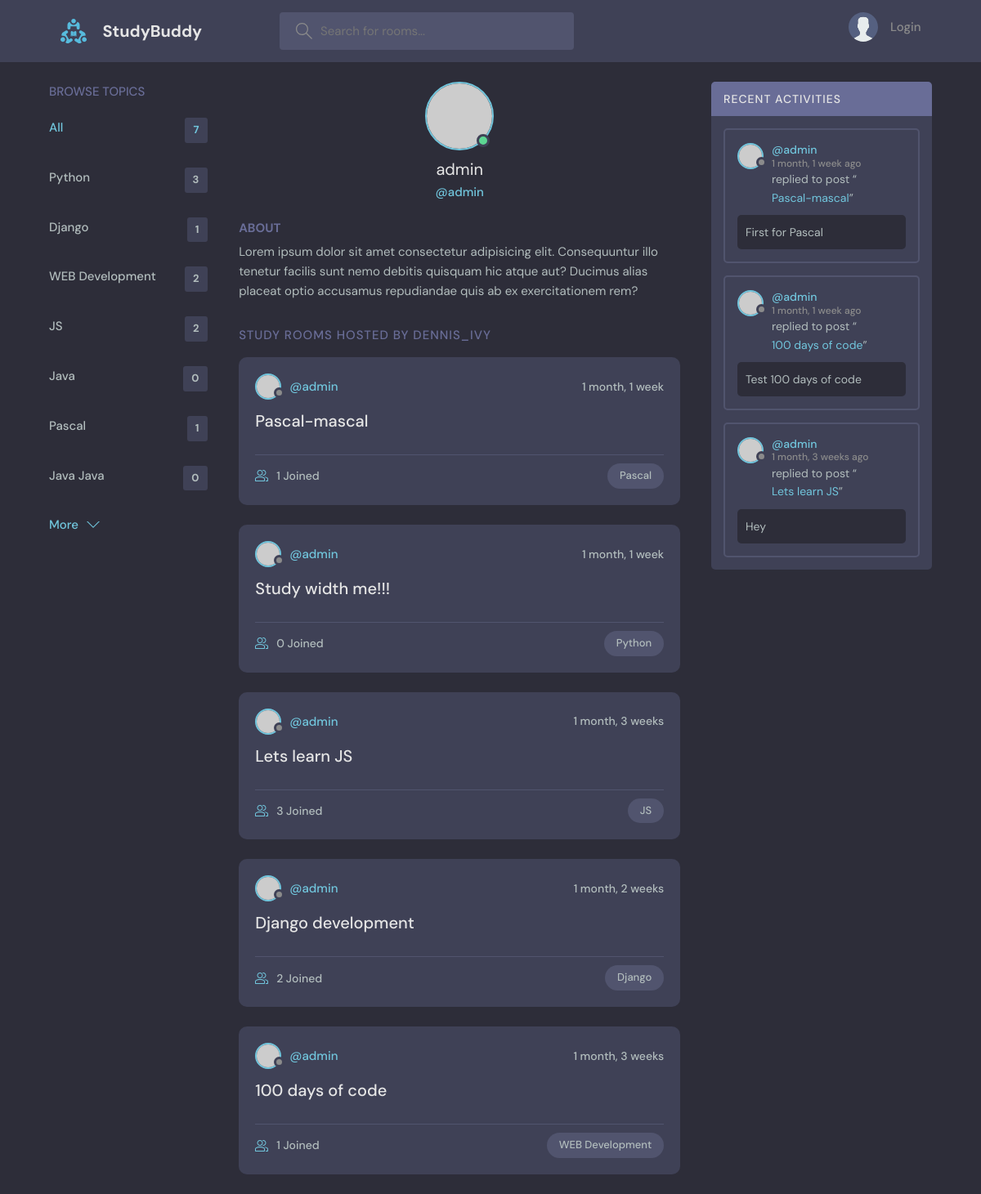
The app's page /profile/1 with its own data.
### base/models.py (models this page shows, shortened)
class Topic(models.Model):
    name = models.CharField(max_length=254)

class Room(models.Model):
    host = models.ForeignKey(User, on_delete=models.SET_NULL, null=True)
    topic = models.ForeignKey(Topic, on_delete=models.SET_NULL, null=True)
    name = models.CharField(max_length=254,)
    description = models.TextField(null=True, blank=True)
    participants = models.ManyToManyField(User, related_name='participants', blank=True)
    updated = models.DateTimeField(auto_now=True)
    created = models.DateTimeField(auto_now_add=True)
    class Meta:
        ordering = ['-updated','-created']
    def __str__(self):
        return self.name

class Message(models.Model):
    user = models.ForeignKey(User, on_delete=models.CASCADE)
    room = models.ForeignKey(Room, on_delete=models.CASCADE)
    body = models.TextField()
    updated = models.DateTimeField(auto_now=True)
    created = models.DateTimeField(auto_now_add=True)
    class Meta:
        ordering = ['-updated','-created']

### base/views.py (the view)
# urls.py: path('profile/<str:pk>', views.userProfile, name="user-profile"),
def userProfile(request, pk):
    user = User.objects.get(id=pk)
    rooms = user.room_set.all()
    room_messages = user.message_set.all().order_by('-created')
    topics = Topic.objects.all()
    context = {
    'user':user,
    'rooms':rooms,
    'room_messages':room_messages,
    'topics':topics,
    }
    return render(request, 'base/profile.html', context)

### base/templates/base/profile.html (shortened to what this page needs)
{% extends 'main.html' %}
{% block content %}
  <main class="profile-page layout layout--3">
    <div class="container">
      {% include 'base/topics_component.html'%}
      <div class="roomList">
        <div class="profile">
          <div class="profile__avatar">
            <div class="avatar avatar--large active">
              <img src="https://randomuser.me/api/portraits/men/11.jpg" />
            </div>
          </div>
          <div class="profile__info">
            <h3>{{user.username}}</h3>
            <p>@{{user.username}}</p>
          </div>
          <div class="profile__about">
            <h3>About</h3>
            <p>
              Lorem ipsum dolor sit amet consectetur adipisicing elit. Consequuntur illo tenetur
              facilis sunt nemo debitis quisquam hic atque aut? Ducimus alias placeat optio
              accusamus repudiandae quis ab ex exercitationem rem?
            </p>
          </div>
        </div>
        <div class="roomList__header">
          <div>
            <h2>Study Rooms Hosted by dennis_ivy</a>
            </h2>
          </div>
        </div>
        {% include 'base/feed_component.html'%}
      </div>
      {% include 'base/activity_component.html'%}
    </div>
  </main>
{% endblock %}

### templates/main.html (shortened to what this page needs)
<!DOCTYPE html>
{% load static %}
<html lang="en">
  <head>
    <link rel="stylesheet" href="{% static 'styles/style.css'%}" />
  </head>
  <body>
    {% include 'navbar.html'%}
    {% block content %}
    {% endblock %}
  </body>
</html>

### templates/navbar.html (shortened to what this page needs)
{% load static %}
<header class="header header--loggedIn">
    <div class="container">
      <a href="{%  url 'home' %}" class="header__logo">
        <img src="{% static 'images/logo.svg' %}" />
        <h1>StudyBuddy</h1>
      </a>
      <form class="header__search"  action="{% url 'home' %}" method="GET">
        <label>
          <input name="q" placeholder="Search for rooms..." />
        </label>
      </form>
      <nav class="header__menu">
        {% if request.user.is_authenticated %}
            <div class="header__user">
            <a href="{% url 'update-user' %}">
                <div class="avatar avatar--medium active">
                <img src="https://randomuser.me/api/portraits/men/37.jpg" />
                </div>
                <p>{{request.user.username}}<span>@{{request.user.username}}</span></p>
            </a>
            <button class="dropdown-button">
                <svg version="1.1" xmlns="http://www.w3.org/2000/svg" width="32" height="32" viewBox="0 0 32 32">
                <title>chevron-down</title>
                <path d="M16 21l-13-13h-3l16 16 16-16h-3l-13 13z"></path>
                </svg>
            </button>
            </div>
        {% else %}
            <a href="{% url 'login' %}">
                <img src="{% static 'images/avatar.svg' %}" alt="">
                <p>Login</p>
            </a>
        {% endif %}
       </nav>
    </div>
  </header>

### base/templates/base/topics_component.html
<div class="topics">
    <div class="topics__header">
      <h2>Browse Topics</h2>
    </div>
    <ul class="topics__list">
      <li>
        <a href="{% url 'home' %}" class="active">All <span>{{topics.count}}</span></a>
      </li>
      {% for topic in topics %}
      <li>
        <a href="{% url 'home' %}?q={{topic.name}}">{{topic.name}}<span>{{topic.room_set.all.count}}</span></a>
      </li>
      {% endfor %}
    </ul>
    <a class="btn btn--link" href="topics.html">
      More
      <svg version="1.1" xmlns="http://www.w3.org/2000/svg" width="32" height="32" viewBox="0 0 32 32">
        <title>chevron-down</title>
        <path d="M16 21l-13-13h-3l16 16 16-16h-3l-13 13z"></path>
      </svg>
    </a>
  </div>

### base/templates/base/feed_component.html (shortened to what this page needs)
{% for room in rooms %}
<div class="roomListRoom">
    <div class="roomListRoom__header">
      <a href="{% url 'user-profile' room.host.id %}" class="roomListRoom__author">
        <div class="avatar avatar--small">
          <img src="https://randomuser.me/api/portraits/women/11.jpg" />
        </div>
        <span>@{{room.host.username}}</span>
      </a>
      <div class="roomListRoom__actions">
        <span>{{room.created|timesince}}</span>
      </div>
    </div>
    <div class="roomListRoom__content">
      <a href="{% url 'room' room.id %}">{{room.name}}</a>
    </div>
    <div class="roomListRoom__meta">
      <a href="{% url 'room' room.id %}" class="roomListRoom__joined">
        {{room.participants.all.count}} Joined
      </a>
      <p class="roomListRoom__topic">{{room.topic.name}}</p>
    </div>
  </div>
{% endfor %}

### base/templates/base/activity_component.html (shortened to what this page needs)
<div class="activities">
    <div class="activities__header">
      <h2>Recent Activities</h2>
    </div>
    {% for message in room_messages %}
    <div class="activities__box">
      <div class="activities__boxHeader roomListRoom__header">
        <a href="{% url 'user-profile' message.user.id %}" class="roomListRoom__author">
          <div class="avatar avatar--small">
            <img src="https://randomuser.me/api/portraits/women/11.jpg" />
          </div>
          <p>@{{message.user}}
            <span>{{message.created|timesince}} ago</span>
          </p>
        </a>
      </div>
      <div class="activities__boxContent">
        <p>replied to post “<a href="{% url 'room' message.room.id %}">{{message.room}}</a>”</p>
        <div class="activities__boxRoomContent">
            {{message.body}}
        </div>
      </div>
    </div>
    {% endfor %}
  </div>

### records on screen
Topic: name "Python", room_set.all.count "3"
Topic: name "Django", room_set.all.count "1"
Topic: name "WEB Development", room_set.all.count "2"
Topic: name "JS", room_set.all.count "2"
Topic: name "Java", room_set.all.count "0"
Topic: name "Pascal", room_set.all.count "1"
Topic: name "Java Java", room_set.all.count "0"
Room: host.username "admin", created "1 month, 1 week", name "Pascal-mascal", participants.all.count "1", topic.name "Pascal"
Room: host.username "admin", created "1 month, 1 week", name "Study width me!!!", participants.all.count "0", topic.name "Python"
Room: host.username "admin", created "1 month, 3 weeks", name "Lets learn JS", participants.all.count "3", topic.name "JS"
Room: host.username "admin", created "1 month, 2 weeks", name "Django development", participants.all.count "2", topic.name "Django"
Room: host.username "admin", created "1 month, 3 weeks", name "100 days of code", participants.all.count "1", topic.name "WEB Development"
Message: user "admin", created "1 month, 1 week", room "Pascal-mascal", body "First for Pascal"
Message: user "admin", created "1 month, 1 week", room "100 days of code", body "Test 100 days of code"
Message: user "admin", created "1 month, 3 weeks", room "Lets learn JS", body "Hey"

### other values on screen
{{ topics.count }} "7"
{{ user.username }} "admin"
